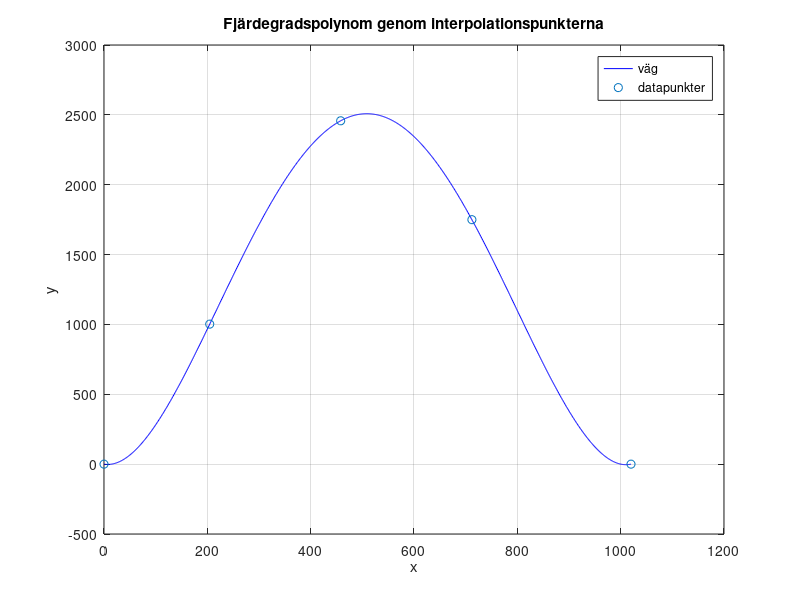

MATLAB code for this plot:
% a)
% Data
P1A = [175 950]; P1B = [160 1008];
L1A = 60; L1B = 45;

P2A = [410 2400]; P2B = [381 2500];
L2A = 75; L2B = 88;

P3A = [675 1730]; P3B = [656 1760]; 
L3A = 42; L3B = 57;


f1 = @(x,y) (x-P1A(1)).^2 + (y -P1A(2)).^2 - L1A^2;
g1 = @(x,y) (x-P1B(1)).^2 + (y -P1B(2)).^2 - L1B^2;
F1 = @(x,y) [f1(x,y);g1(x,y)];
J1 = @(x,y) [2*(x-P1A(1)) 2*(y -P1A(2)); 2*(x-P1B(1)) 2*(y -P1B(2))];

f2 = @(x,y) (x-P2A(1)).^2 + (y -P2A(2)).^2 - L2A^2;
g2 = @(x,y) (x-P2B(1)).^2 + (y -P2B(2)).^2 - L2B^2;
F2 = @(x,y) [f2(x,y);g2(x,y)];
J2 = @(x,y) [2*(x-P2A(1)) 2*(y -P2A(2)); 2*(x-P2B(1)) 2*(y -P2B(2))];

f3 = @(x,y) (x-P3A(1)).^2 + (y -P3A(2)).^2 - L3A^2;
g3 = @(x,y) (x-P3B(1)).^2 + (y -P3B(2)).^2 - L3B^2;
F3 = @(x,y) [f3(x,y);g3(x,y)];
J3 = @(x,y) [2*(x-P3A(1)) 2*(y -P3A(2)); 2*(x-P3B(1)) 2*(y -P3B(2))];



% Plot av gissning finns LÄNGST NER

% 1)
x=204; y=1003; % Startgissning

tol=1e-11; hnorm = 1; iter = 0;


while hnorm > tol && iter < 20
   iter = iter + 1;
   h = -J1(x,y)\F1(x,y);
   x = x + h(1); y = y + h(2);
   hnorm = norm(h);
   fprintf('Iteration %d: x = %.10f, y = %.10f hnorm = %.10f \n', iter, x, y, hnorm);
end
   fprintf("P1 %f %f \n\n", x, y);
   % När Newton är klar, lagra resultatet i radvektorerna 
    P1 = [x, y];
  

x=450; y=2450; % Startgissning

tol=1e-11; hnorm = 1; iter = 0;

% 2
while hnorm > tol && iter < 20
   iter = iter + 1;
   h = -J2(x,y)\F2(x,y);
   x = x + h(1); y = y + h(2);
   hnorm = norm(h);
   fprintf('Iteration %d: x = %.10f, y = %.10f hnorm = %.10f \n', iter, x, y, hnorm);
end
   fprintf("P2 %f %f \n\n", x, y);
   % När Newton är klar, lagra resultatet i radvektorerna 
   P2 = [x,y];
%3
x=700; y=1750; % Startgissning

tol=1e-11; hnorm = 1; iter = 0;


while hnorm > tol && iter < 20
   iter = iter + 1;
   h = -J3(x,y)\F3(x,y);
   x = x + h(1); y = y + h(2);
   hnorm = norm(h);
   fprintf('Iteration %d: x = %.10f, y = %.10f hnorm = %.10f \n', iter, x, y, hnorm);
end
   fprintf("P3 %f %f \n\n", x, y);
    P3 = [x,y];


   fprintf("P1: x = %.10f, y = %.10f \n", P1(1), P1(2));
   fprintf("P2: x = %.10f, y = %.10f \n", P2(1), P2(2));
   fprintf("P3: x = %.10f, y = %.10f\n", P3(1), P3(2));
%b)

P0 = [0,0];
P1 = P1;
P2 = P2;
P3 = P3;
P4 = [1020,0];

% Alla y värden:
x = [P0(1), P1(1), P2(1), P3(1), P4(1)]';
y = [P0(2) P1(2) P2(2) P3(2) P4(2)]';


% Newtons ansats för interpolation
p = @(a,x) a(1) + a(2)*(x-P0(1)) + a(3)*(x-P0(1)).*(x-P1(1)) + a(4)*(x-P0(1)).*(x-P1(1)).*(x-P2(1))+ a(5)*(x-P0(1)).*(x-P1(1)).*(x-P2(1)).*(x-P3(1)) ;

A = [ones(size(x)) (x-P0(1)) (x-P0(1)).*(x-P1(1)) (x-P0(1)).*(x-P1(1)).*(x-P2(1)) (x-P0(1)).*(x-P1(1)).*(x-P2(1)).*(x-P3(1))];

% Rita graf
a = A\y;

% Skriv ut koefficienterna
fprintf("Koefficienterna a: \n")
for i = 1:length(a)
    fprintf('a(%d) = %.4f\n', i, a(i));
end

% Begränsningen för grafen
roadX = 0:1020;

%Plotta graf
plot(roadX, p(a,roadX), 'b-'), hold on
plot(x,y,'o');
legend("väg", "datapunkter");
xlabel('x');
ylabel('y');
title('Fjärdegradspolynom genom interpolationspunkterna');
grid on;

% Koefficienterna blir





%{
%Plotta för att hitta gissningar till % a)
circle(P1A(1),P1A(2), L1A);
circle(P1B(1),P1B(2), L1B);

circle(P2A(1),P2A(2), L2A);
circle(P2B(1),P2B(2), L2B);

circle(P3A(1),P3A(2), L3A);
circle(P3B(1),P3B(2), L3B);
function h = circle(x,y,r)
    hold on
    th = 0:pi/50:2*pi;
    xunit = r*cos*(th) + x;
    yunit = r*sin(th) + y;
    h = plot(xunit, yunit);
end
%}
